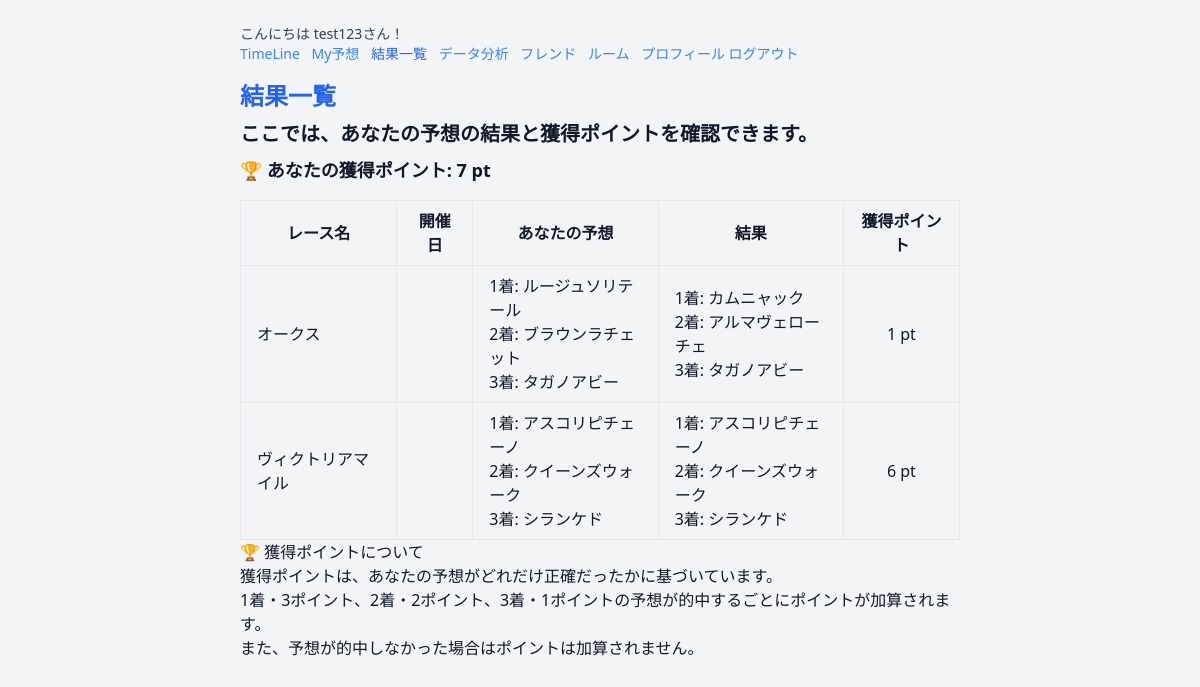
The page /results/ (signed in) on the database its author committed.
### prediction/models.py (models this page shows, shortened)
class UserPoint(models.Model):
    user = models.OneToOneField(User, on_delete=models.CASCADE)
    points = models.IntegerField(default=0)

class Race(models.Model):
    name = models.CharField(max_length=100)

class Horse(models.Model):
    name = models.CharField(max_length=100)
    race = models.ForeignKey('Race', related_name='horses', on_delete=models.CASCADE)

### prediction/views.py (the view)
# urls.py: path('results/', result_list_view, name='result_list'),
@login_required
def result_list_view(request):
    user = request.user
    predictions = Prediction.objects.filter(user=user).select_related('race')
    evaluated_results = []
    total_score = 0  # ← これを加えて点数合計も反映
    for pred in predictions:
        result = RaceResult.objects.filter(race=pred.race).first()
        if result:
            score = 0
            if pred.first_position == result.first_place:
                score += 3
            if pred.second_position == result.second_place:
                score += 2
            if pred.third_position == result.third_place:
                score += 1
            total_score += score
            evaluated_results.append({
                'race_name': pred.race.name,
                'predicted_1': pred.first_position.name if pred.first_position else "―",
                'predicted_2': pred.second_position.name if pred.second_position else "―",
                'predicted_3': pred.third_position.name if pred.third_position else "―",
                'actual_1': result.first_place.name if result.first_place else "―",
                'actual_2': result.second_place.name if result.second_place else "―",
                'actual_3': result.third_place.name if result.third_place else "―",
                'score': score,
            })
    user_point, _ = UserPoint.objects.get_or_create(user=user)
    user_point.points = total_score
    user_point.save()
    return render(request, 'result_list.html', {
        'evaluated_results': evaluated_results,
        'user_point': user_point,  # ← これが無いとテンプレートで `user_point.points` が使えない
    })

### theme/templates/result_list.html (shortened to what this page needs)
{% extends "base.html" %}
{% block content %}
<h1 class="text-2xl font-bold text-blue-600 mb-2">結果一覧</h1>
<h2 class="text-xl font-bold text-black mb-2">
  ここでは、あなたの予想の結果と獲得ポイントを確認できます。
</h2>
<p class="text-lg font-bold mb-4 mt-10">
  🏆 あなたの獲得ポイント:
  <span class="text-rose-600">{{ user_point.points }}</span> pt
</p>
<table class="table-auto w-full border">
  <thead>
    <tr class="bg-gray-100">
      <th class="px-4 py-2 border">レース名</th>
      <th class="px-4 py-2 border">開催日</th>
      <th class="px-4 py-2 border">あなたの予想</th>
      <th class="px-4 py-2 border">結果</th>
      <th class="px-4 py-2 border">獲得ポイント</th>
    </tr>
  </thead>
  <tbody>
    {% for result in evaluated_results %}
    <tr>
      <td class="border px-4 py-2">{{ result.race_name }}</td>
      <td class="border px-4 py-2">{{ result.race.date }}</td>
      <td class="border px-4 py-2">
        1着: {{ result.predicted_1 }}<br />
        2着: {{ result.predicted_2 }}<br />
        3着: {{ result.predicted_3 }}
      </td>
      <td class="border px-4 py-2">
        1着: {{ result.actual_1 }}<br />
        2着: {{ result.actual_2 }}<br />
        3着: {{ result.actual_3 }}
      </td>
      <td class="border px-4 py-2 text-center">{{ result.score }} pt</td>
    </tr>
    {% empty %}
    <tr>
      <td colspan="4" class="text-center py-4">
        まだ結果が反映された予想はありません。
      </td>
    </tr>
    {% endfor %}
  </tbody>
</table>
<p>🏆 獲得ポイントについて</p>
<p>
  獲得ポイントは、あなたの予想がどれだけ正確だったかに基づいています。<br />
  1着・3ポイント、2着・2ポイント、3着・1ポイントの予想が的中するごとにポイントが加算されます。<br />
  また、予想が的中しなかった場合はポイントは加算されません。
</p>
{% endblock %}

### theme/templates/base.html (shortened to what this page needs)
{% load static %}
<!DOCTYPE html>
<html>
  <head>
    <link href="{% static 'css/output.css' %}" rel="stylesheet" />
  </head>
  <body class="bg-gray-100 text-gray-900">
    <div class="max-w-3xl mx-auto p-6">
      {% if user.is_authenticated %}
      <div class="mb-4 text-sm text-gray-700">
        <p>こんにちは {{ user.username }}さん！</p>
        <a
          href="{% url 'timeline' %}"
          class="text-blue-500 mr-2 hover:bg-blue-600 rounded"
        >
          TimeLine
        </a>
        <a
          href="{% url 'prediction_list' %}"
          class="text-blue-500 hover:underline mr-2"
          >My予想</a
        >
        <a
          href="{% url 'result_list' %}"
          class="ml-4 text-blue-600 hover:underline mr-2"
          >結果一覧</a
        >
        <a
          href="{% url 'analysis' %}"
          class="text-blue-500 hover:underline mr-2"
          >データ分析</a
        >
        <a
          href="{% url 'user_list' %}"
          class="text-blue-500 hover:underline mr-2"
          >フレンド</a
        >
        <a
          href="{% url 'group_list' %}"
          class="text-blue-500 hover:underline mr-2"
          >ルーム</a
        >
        <a href="{% url 'profile' %}" class="text-blue-500 hover:underline"
          >プロフィール</a
        >
        <form action="{% url 'logout' %}" method="post" class="inline">
          <button type="submit" class="text-blue-500 hover:bg-red-500 mr-2">
            ログアウト
          </button>
        </form>
      </div>
      {% else %}
      <a href="{% url 'login' %}" class="text-sm text-blue-500">ログイン</a>
      {% endif %} {% block content %}{% endblock %}
    </div>
  </body>
</html>

### rows shown on the page
UserPoint: points "7"
Race: race_name "オークス"
Horse: predicted_1 "ルージュソリテール"
Horse: predicted_2 "ブラウンラチェット"
Horse: predicted_3 "タガノアビー", actual_3 "タガノアビー"
Horse: actual_1 "カムニャック"
Horse: actual_2 "アルマヴェローチェ"
Race: race_name "ヴィクトリアマイル"
Horse: predicted_1 "アスコリピチェーノ", actual_1 "アスコリピチェーノ"
Horse: predicted_2 "クイーンズウォーク", actual_2 "クイーンズウォーク"
Horse: predicted_3 "シランケド", actual_3 "シランケド"

### other values the page prints
{{ user.username }} "test123"
{{ result.score }} "1" "6"
